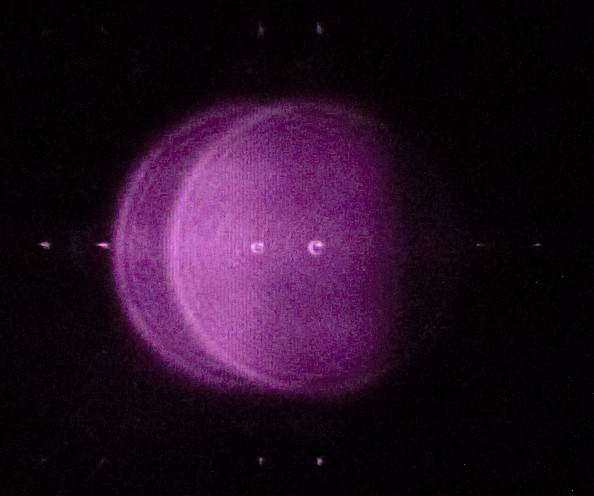
#> input picture scripts/Raw.jpg, 594 x 496 px
$ jupyter execute ugp.ipynb   (shell and % lines are left out)
#> lines starting #> are read from the running program, lines starting #| are printed output that depends on the picture
[cell 1]
from PIL import Image
raw_image = Image.open("Raw.jpg")
#> raw_image is the input picture: PIL image 594x496 RGB; mean R, G, B 35.2, 13.6, 33.5
raw_image

[cell 2]
import numpy as np
arr = np.array(raw_image)
arr.shape
#> Out = (496, 594, 3)

[cell 3]
import matplotlib.pyplot as plt
# tuple to select colors of each channel line
colors = ("red", "green", "blue")
channel_ids = (0, 1, 2)

# create the histogram plot, with three lines, one for each color
plt.figure()
plt.xlim([0, 256])
for channel_id, c in zip(channel_ids, colors):
    histogram, bin_edges = np.histogram(
        arr[:, :, channel_id], bins=256, range=(0, 256)
    )
    plt.plot(bin_edges[:-1], histogram, color=c)

plt.title("Color Histogram")
plt.xlabel("Color Coordinate")
plt.ylabel("Pixel Count")

plt.show()
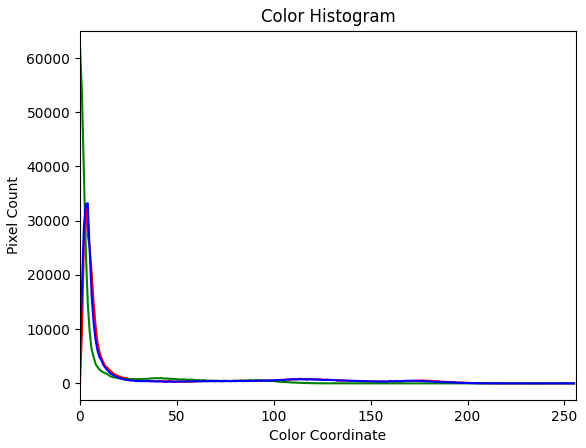
#> figure drawn by matplotlib, 1 panel; curve peaks at x = 3, y = 33166; curve peaks at x = 0, y = 61959; curve peaks at x = 4, y = 33235
